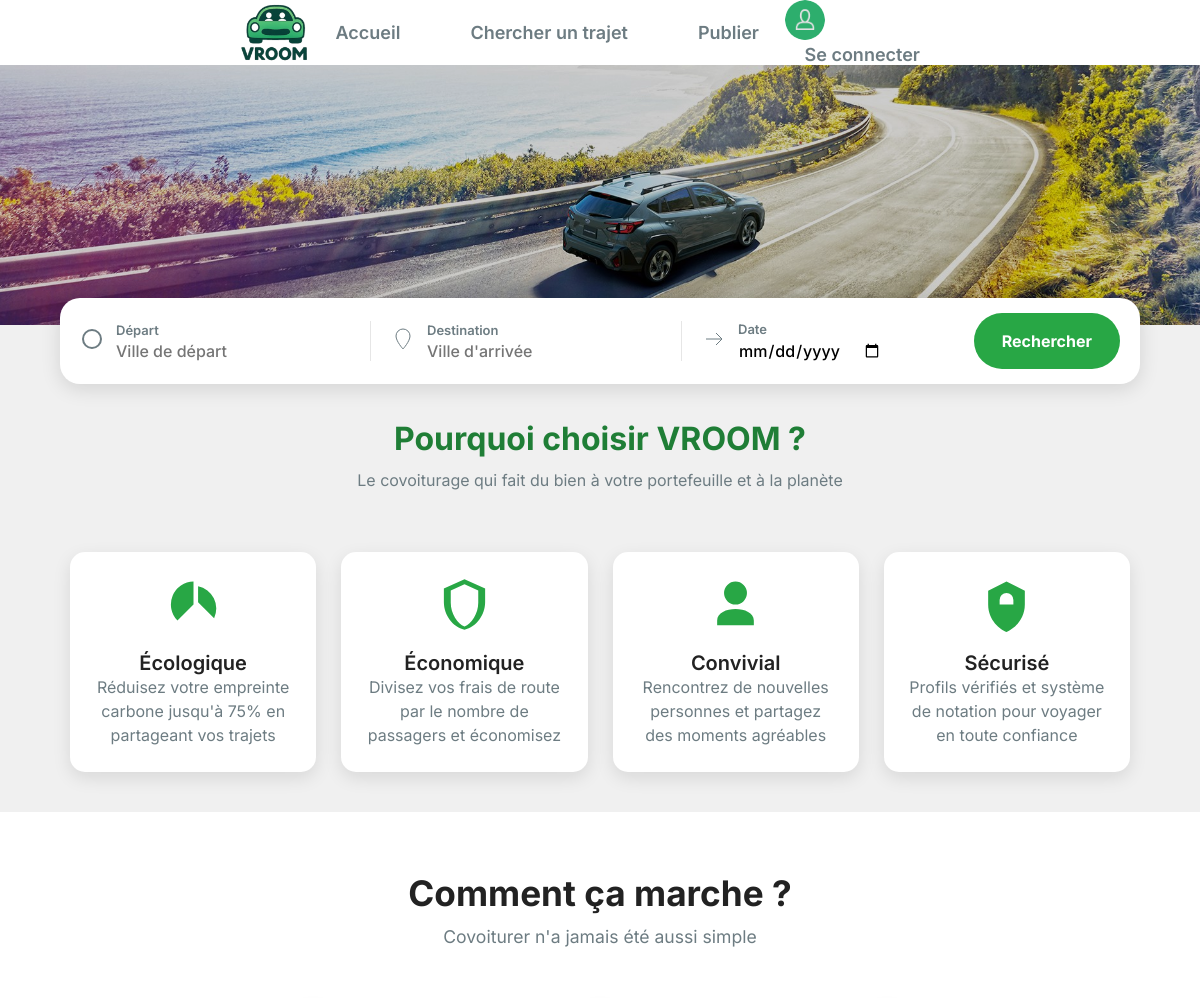
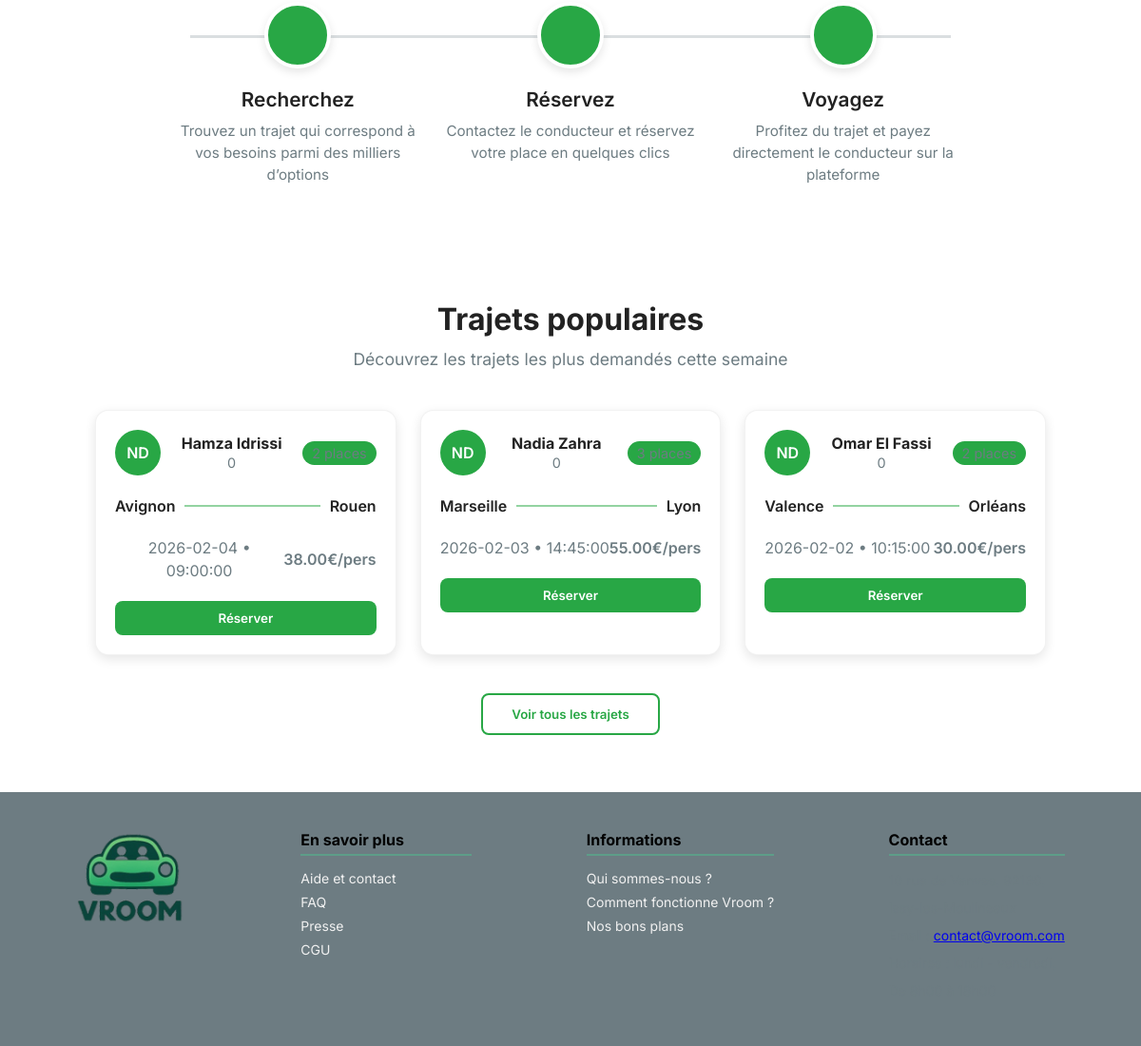
The page / on the database its author committed (2 pictures, top to bottom).
### tables this page shows
CREATE TABLE `annonces` (
  `id` bigint(20) UNSIGNED NOT NULL,
  `id_conducteur` bigint(20) UNSIGNED NOT NULL,
  `id_vehicule` bigint(20) UNSIGNED NOT NULL,
  `date_depart` date NOT NULL,
  `heure_depart` time NOT NULL,
  `datetime_depart` datetime NOT NULL,
  `prix_par_personne` decimal(10,2) NOT NULL,
  `places_disponibles` int(11) NOT NULL,
  `description` text NOT NULL,
  `id_lieu_depart` bigint(20) UNSIGNED NOT NULL,
  `id_lieu_arrivee` bigint(20) UNSIGNED NOT NULL,
  `statut` enum('active','complete','annulee','expiree') DEFAULT 'active',
  `date_creation` timestamp NOT NULL DEFAULT current_timestamp(),
  `distance_km` decimal(6,2) DEFAULT NULL,
  `duree_minutes` int(11) DEFAULT NULL,
  `heure_arrivee` time DEFAULT NULL,
  `date_arrivee` date DEFAULT NULL,
  `route_index` int(11) DEFAULT 0,
  `trafic` tinyint(1) DEFAULT 1
);

CREATE TABLE `utilisateurs` (
  `id` bigint(20) UNSIGNED NOT NULL,
  `nom` varchar(255) NOT NULL,
  `prenom` varchar(255) NOT NULL,
  `email` varchar(255) DEFAULT NULL,
  `telephone` varchar(20) DEFAULT NULL,
  `avatar` varchar(255) DEFAULT NULL,
  `biographie` text DEFAULT NULL,
  `mot_de_passe` varchar(255) NOT NULL,
  `token_notification` varchar(255) DEFAULT NULL,
  `premiere_connexion` tinyint(1) NOT NULL DEFAULT 1,
  `try_token` int(11) NOT NULL DEFAULT 0,
  `remember_token` varchar(100) DEFAULT NULL,
  `date_creation` timestamp NOT NULL DEFAULT current_timestamp(),
  `date_mise_a_jour` timestamp NOT NULL DEFAULT current_timestamp() ON UPDATE current_timestamp(),
  `note` float DEFAULT 0,
  `photo_profil` varchar(255) DEFAULT NULL
);

CREATE TABLE `lieux` (
  `id` bigint(20) UNSIGNED NOT NULL,
  `nom` varchar(255) NOT NULL,
  `latitude` decimal(10,6) NOT NULL,
  `longitude` decimal(10,6) NOT NULL
);

### Controleur/c_accueil.php (called while the page is built, shortened)
<?php
require_once __DIR__ . '/../Modele/annonces.php';
class c_accueil {
    public function afficher(): void {
        $css = "accueil.css";
        $annonces = Annonces::recherche_trajets();
        require __DIR__ . '/../Vue/head.php';
        require __DIR__ . '/../Vue/header.php';
        require __DIR__ . '/../Vue/pages/v_accueil.php';
        require __DIR__ . '/../Vue/footer.php';
    }
}

### Modele/annonces.php (called while the page is built, shortened)
<?php
class Annonces {
    public static function recherche_trajets(array $filters = [], string $sort = 'date_desc'): array {
    $trajets = [];
    $db = dbConnect();
    $sql = "SELECT id
            FROM annonces
            WHERE statut = :statut";
    $params = [
        ':statut' => 'active'
    ];
    switch ($sort) {
        case 'date_desc':
        default:
            $sql .= " ORDER BY date_depart DESC";
            break;
    }
    $stmt = $db->prepare($sql);
    $stmt->execute($params);
    while ($row = $stmt->fetch(PDO::FETCH_ASSOC)) {
        $trajets[] = [
            "id" => (int) $row["id"],
        ];
    }
    return $trajets;
    }
    public static function detail_trajet(int $id): ?array
    {
        $db = dbConnect();
        $sql = "
        SELECT
            a.id,
            a.date_depart,
            a.heure_depart,
            a.prix_par_personne,
            a.places_disponibles,
            a.description,
            u.nom AS conducteur_nom,
            u.note AS conducteur_note,
            u.avatar,
            v.marque,
            v.modele,
            ld.nom AS lieu_depart,
            la.nom AS lieu_arrivee
        FROM annonces a
        JOIN utilisateurs u ON a.id_conducteur = u.id
        JOIN vehicules v ON a.id_vehicule = v.id
        JOIN lieux ld ON a.id_lieu_depart = ld.id
        JOIN lieux la ON a.id_lieu_arrivee = la.id
        WHERE a.id = :id
        AND a.statut = 'active'
        ";
        $stmt = $db->prepare($sql);
        $stmt->execute(['id' => $id]);
        $annonce = $stmt->fetch(PDO::FETCH_ASSOC);
        return $annonce ?: null;
    }
}

### Vue/pages/v_accueil.php (the view, shortened to what this page needs)
<body>
<div class="hero">
    <img src="Ressources/Image/img_kv_pc.jpg" alt="Voiture" class="hero-img">
   <section class="search-container">
    <form class="search-box" action="index.php" method="GET">
        <div class="search-field">
            <div class="icon">
                <svg viewBox="0 0 24 24">
                    <circle cx="12" cy="12" r="9" stroke-width="2" fill="none"/>
                </svg>
            </div>
            <div class="field-content">
                <label>Départ</label>
                <input type="text" name="depart" placeholder="Ville de départ" >
            </div>
        </div>
        <div class="search-field">
            <div class="icon">
                <svg viewBox="0 0 24 24">
                    <path d="M12 2a7 7 0 0 0-7 7c0 5.25 7 13 7 13s7-7.75 7-13a7 7 0 0 0-7-7z"/>
                </svg>
            </div>
            <div class="field-content">
                <label>Destination</label>
                <input type="text" name="destination" placeholder="Ville d'arrivée" >
            </div>
        </div>
        <div class="search-field">
            <div class="icon">
                <svg viewBox="0 0 24 24">
                    <path d="M4 12h16m-6-6l6 6-6 6"/>
                </svg>
            </div>
            <div class="field-content">
                <label>Date</label>
                <input type="date" name="date" >
            </div>
        </div>
        <button class="search-btn" type="submit" name="action" value="actionChercherTrajets">Rechercher</button>
    </form>
</section>
</div>
<div class="texte-intro">
    <h2>Pourquoi choisir VROOM ?</h2>
    <p>Le covoiturage qui fait du bien à votre portefeuille et à la planète</p>
</div>
<section class="avantages">
    <div class="avantages-item">
        <svg class="avantage-icon" viewBox="0 0 24 24">
            <path d="M12 2a10 10 0 0 0-7 17l7-7V2zm2 2v7l7 7A10 10 0 0 0 14 4z"/>
        </svg>
        <h3>Écologique</h3>
        <p>Réduisez votre empreinte carbone jusqu'à 75% en partageant vos trajets</p>
    </div>
    <div class="avantages-item">
        <svg class="avantage-icon" viewBox="0 0 24 24">
            <path d="M12 1L3 5v6c0 5.55 3.84 10.74 9 12 5.16-1.26 9-6.45 9-12V5l-9-4zm0 2.18l6 2.67v5.4c0 4.73-3 9.23-6 10.34-3-1.11-6-5.61-6-10.34v-5.4l6-2.67z"/>
        </svg>
        <h3>Économique</h3>
        <p>Divisez vos frais de route par le nombre de passagers et économisez</p>
    </div>
    <div class="avantages-item">
        <svg class="avantage-icon" viewBox="0 0 24 24">
            <path d="M12 12a5 5 0 1 0-5-5 5 5 0 0 0 5 5zm-8 9v-2c0-3.31 4.03-5 8-5s8 1.69 8 5v2"/>
        </svg>
        <h3>Convivial</h3>
        <p>Rencontrez de nouvelles personnes et partagez des moments agréables</p>
    </div>
    <div class="avantages-item">
        <svg class="avantage-icon" viewBox="0 0 24 24">
            <path d="M12 2l8 4v6c0 7-5.33 11-8 12-2.67-1-8-5-8-12V6l8-4zm0 5a3 3 0 0 0-3 3v2h6V10a3 3 0 0 0-3-3z"/>
        </svg>
        <h3>Sécurisé</h3>
        <p>Profils vérifiés et système de notation pour voyager en toute confiance</p>
    </div>
</section>
<section class="how-it-works">
    <h2>Comment ça marche ?</h2>
    <p>Covoiturer n'a jamais été aussi simple</p>
    <div class="steps">
        <div class="step">
            <div class="step-icon"></div>
            <h3>Recherchez</h3>
            <p>Trouvez un trajet qui correspond à vos besoins parmi des milliers d’options</p>
        </div>
        <div class="step">
            <div class="step-icon"></div>
            <h3>Réservez</h3>
            <p>Contactez le conducteur et réservez votre place en quelques clics</p>
        </div>
        <div class="step">
            <div class="step-icon"></div>
            <h3>Voyagez</h3>
            <p>Profitez du trajet et payez directement le conducteur sur la plateforme</p>
        </div>
    </div>
</section>
<section class="popular-rides">
    <h2>Trajets populaires</h2>
    <p>Découvrez les trajets les plus demandés cette semaine</p>
    <div class="rides-list">
        <?php if (!empty($annonces)):
            $count = 0;
            foreach ($annonces as $annonce):
                if ($count >= 3) break;
                $trajet = Annonces::detail_trajet((int)$annonce['id']);
                $count++;
        ?>
            <div class="ride-card">
                <div class="ride-header">
                    <div class="avatar"><?= htmlspecialchars($trajet["avatar"] ?? 'ND') ?></div>
                    <div>
                        <h4><?= htmlspecialchars($trajet["conducteur_nom"] ?? 'Nom') ?></h4>
                        <span><?= htmlspecialchars($trajet["conducteur_note"] ?? 0) ?></span>
                    </div>
                    <span class="places"><?= htmlspecialchars($trajet["places_disponibles"] ?? 0) ?> places</span>
                </div>
                <div class="ride-route">
                    <p><?= htmlspecialchars($trajet["lieu_depart"] ?? '') ?></p>
                    <div class="line"></div>
                    <p><?= htmlspecialchars($trajet["lieu_arrivee"] ?? '') ?></p>
                </div>
                <div class="ride-info">
                    <p><?= htmlspecialchars($trajet["date_depart"] ?? '') ?> • <?= htmlspecialchars($trajet["heure_depart"] ?? '') ?></p>
                    <p class="price"><?= htmlspecialchars($trajet["prix_par_personne"] ?? 0) ?>€/pers</p>
                </div>
                <button class="ride-btn"
                    onclick="window.location.href='index.php?page=detail_trajet&id=<?= htmlspecialchars($trajet['id']) ?>'">
                    Réserver
                </button>
            </div>
        <?php endforeach; else: ?>
            <p>Aucun trajet trouvé</p>
        <?php endif; ?>
    </div>
    <button class="all-rides-btn"
        onclick="window.location.href='index.php?page=recherche_trajet'">
        Voir tous les trajets
    </button>
</section>
</body>

### index.php (shortened to what this page needs)
<?php
$page = $_GET['page'] ?? 'accueil';
switch ($page) {
    case 'accueil':
        require 'Controleur/c_accueil.php';
        $controller = new c_accueil();
        $controller->afficher();
        break;
}
?>

### Vue/head.php (shortened to what this page needs)
<!DOCTYPE html>
<html lang="fr">
<head>
    <link rel="stylesheet" href="Ressources/CSS/commun.css">
    <?php if (!empty($css)): ?>
        <link rel="stylesheet" href="Ressources/CSS/<?= htmlspecialchars($css) ?>">
    <?php endif; ?>
</head>

### Vue/header.php (shortened to what this page needs)
<header>
    <div class="header-content">
        <img src="../../Ressources/Image/logo_ver2.png"  alt="Logo Vroom">
        <nav class="nav-main">
            <a href="index.php?page=accueil">Accueil</a>
            <a href="index.php?page=recherche_trajet">Chercher un trajet </a>
            <a href="index.php?page=publie_trajet">Publier</a>
        </nav>
        <nav class="nav-profile">
                <img src="../../Ressources/Image/person_icon.png"  alt="Logo Vroom">
                <ul classe="hidden">
                    <?php if (isset($_SESSION['user_id'])) { ?>
                        <li><a href="index.php?page=profil" class="button-header">Mon profil</a></li>
                        <li><a href="index.php?page=mes_reservations" class="button-header">Mes réservations</a></li>
                        <li><a href="index.php?page=mes_annonces" class="button-header">Mes annonces</a></li>
                        <li><a href="index.php?page=mes_paiements" class="button-header">Mes paiements</a></li>
                        <li><a href="index.php?page=mes_documents" class="button-header">Mes documents</a></li>
                        <li><a href="index.php?page=favoris" class="button-header">Mes favoris</a></li>
                        <li><a href="index.php?page=connexion&action=deconnexion" class="button-header">Se déconnecter</a></li>
                    <?php } elseif ($page = 'connexion') { ?>
                        <li><a href="index.php?page=connexion" class="button-header">Se connecter</a></li>
                     <?php } else { ?>
                        <li><a href="index.php?page=connexion" class="button-header">Se connecter</a></li>
                        <li><a href="index.php?page=inscription" class="button-header">S'inscrire</a></li>
                    <?php } ?>
                </ul>
        </nav>
    </div>
</header>

### Vue/footer.php
<footer>
    <div class="footer-content">
        <div class="footer-logo">
            <img src="../../Ressources/Image/logo_ver2.png" alt="Logo VROOM" class="logo-image"/>
        </div>
        <div class="footer-section">
            <h4>En savoir plus</h4>
            <ul>
                    <li><a href="index.php?page=accueil">Aide et contact</a></li>
                    <li><a href="index.php?page=accueil">FAQ</a></li>
                    <li><a href="index.php?page=accueil">Presse</a></li>
                    <li><a href="#">CGU</a></li>
            </ul>
        </div>
        <div class="footer-section">
            <h4>Informations</h4>
            <ul>
                <li><a href="index.php?page=accueil">Qui sommes-nous ?</a></li>
                <li><a href="index.php?page=accueil">Comment fonctionne Vroom ?</a></li>
                <li><a href="index.php?page=accueil">Nos bons plans</a></li>
            </ul>
        </div>
        <div class="footer-section">
            <h4>Contact</h4>
            <p>10 rue de Vanves, 92130,</p>
            <p>Issy-les-Moulineaux</p>
            <p>Email : <a href="mailto:contact@vroom.com">contact@vroom.com</a></p>
            <p>Horaires : lundi - vendredi,</p>
            <p>De 8h00 à 18h00</p>
        </div>
    </div>
</footer>
</html>

### Ressources/CSS/commun.css (style rules this page uses)
:root { --couleurVerte: #28a745; --couleurVerteFonce: #1f7e36; --texteGris: #6d7c82; --titreNoir: #222; --fondClair: #ffffff; --ombre: rgba(0,0,0,0.10); --ombreHover: rgba(0,0,0,0.18); }
* { font-family: 'Inter', sans-serif; box-sizing: border-box; padding: 0; margin: 0; }
header { width: 100%; box-shadow: 0 2px 10px rgba(0,0,0,0.1); display: flex; align-items: center; justify-content:space-around; flex-direction: row; background-color:var(--fondClair); }
header img { width: 70px; }
.header-content { width: 60%; margin: 0 auto; display: flex; align-items: center; flex-direction: row; }
.nav-main { display: flex; flex-direction: row; gap: 70px; margin: 0 auto; align-items: center; }
.nav-profile { margin-right: 20px; list-style-type: none; }
.nav-profile img { width: 40px; border-radius: 50%; }
.nav-profile ul li { display: block; float: none; }
.nav-profile ul li a { width: auto; min-width: 100px; padding: 0 20px; }
header nav a { color: var(--texteGris); font-weight: 600; font-size: 18px; justify-content: space-around; text-decoration: none; }
body { background-color: #f0f0f0; align-items: center; justify-content: center; margin: auto 0; }
footer { background-color: var(--texteGris); padding: 40px 20px; width: 100%; }
.footer-content { display: flex; justify-content: space-around; max-width: 1200px; margin: 0 auto; }
.footer-logo img { max-width: 100%; height: 100px; }
.footer-section { min-width: 180px; }
.footer-section h4 { font-size: 16px; margin-bottom: 15px; border-bottom: 2px solid #5d9d88; padding-bottom: 5px; }
.footer-section ul { list-style: none; }
.footer-section ul li { margin-bottom: 8px; font-size: 14px; }
.footer-section ul li a { text-decoration: none; color: #f1f1f1; }
.footer-section p { margin: 0 0 8px 0; font-size: 14px; }

### rows shown on the page
annonces: id_conducteur.avatar "ND", id_conducteur.nom "Hamza Idrissi", id_conducteur.note "0", id_lieu_depart.nom "Avignon", id_lieu_arrivee.nom "Rouen", date_depart "2026-02-04", heure_depart "09:00:00", prix_par_personne "38.00"
annonces: id_conducteur.avatar "ND", id_conducteur.nom "Nadia Zahra", id_conducteur.note "0", id_lieu_depart.nom "Marseille", id_lieu_arrivee.nom "Lyon", date_depart "2026-02-03", heure_depart "14:45:00", prix_par_personne "55.00"
annonces: id_conducteur.avatar "ND", id_conducteur.nom "Omar El Fassi", id_conducteur.note "0", id_lieu_depart.nom "Valence", id_lieu_arrivee.nom "Orléans", date_depart "2026-02-02", heure_depart "10:15:00", prix_par_personne "30.00"
